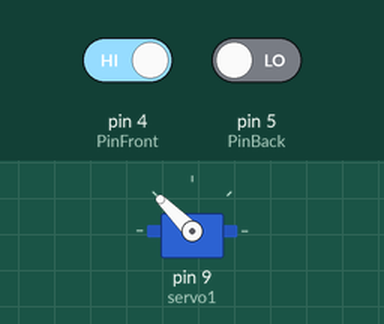
Recording of a sketch running on a simulated Arduino Uno, built with avr-gcc and run on an emulated ATmega328P. Parts: servo. The test bench sets the inputs (shaded band); at power-on: pin 5 (PinBack) LOW, pin 4 (PinFront) HIGH.

Above: at 1.4 s.
1.5 s: pin 5 (PinBack) driven HIGH
At 2.5 s:
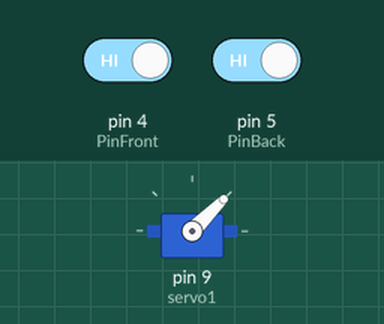
3.0 s: pin 5 (PinBack) driven LOW
At 3.7 s:
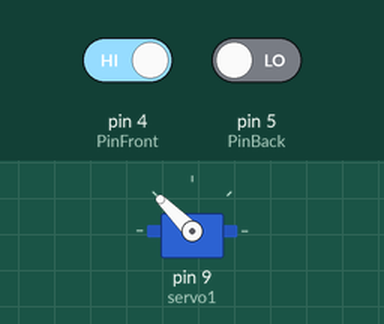
4.5 s: pin 4 (PinFront) driven LOW
At 5.9 s:
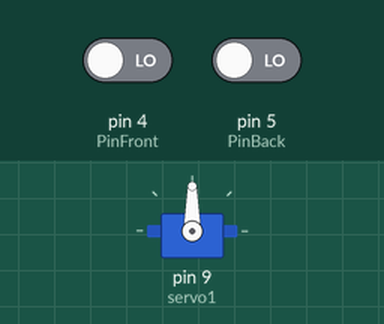
Timing chart, 0 to 7.5 s (numbered marks = the images above; inputs shaded):
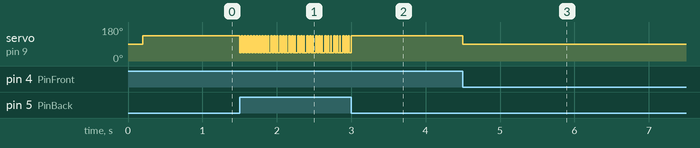

The sketch:

motor_Demo00.ino
```cpp
// 2019.5.10 ————遥控（输入引脚高低电平）控制单个无刷电机————
// 成功  【舵机45～135，对应1～2ms(50Hz)，对应 反转～正转最高速】
#include<Servo.h>
Servo servo1;
#define PinFront 4
#define PinBack 5

int in_front = 2;   int in_back = 2;

void setup() {
  //Serial.begin(9600);
	servo1.attach(9);
	delay(100);
	servo1.write(90); // 启动信号：中位
	delay(100);
  //Serial.println("Initialized!");
  pinMode(PinFront, INPUT);
}

void MoveFront(){
  servo1.write(135);
}
void MoveBack(){
  servo1.write(45);
}

void loop() {
  in_front = digitalRead(PinFront);
  in_back  = digitalRead(PinBack );
  if ( in_front==0 & in_back==0 ) {
    servo1.write(90);
  }
  if ( in_front==1 ) {
    MoveFront();
  }
  if ( in_back==1 ) {
    MoveBack();
  }
}
```

Measured:
- after the input at 1.5 s, servo on pin 9 (servo1): alternates 135° for 0.02 s and 45° for 0.02 s, starting at once
- after the input at 3.0 s, servo on pin 9 (servo1): goes on until 3.0 s, then stays 135°
- after the input at 4.5 s, servo on pin 9 (servo1): 135° → 90° at once
